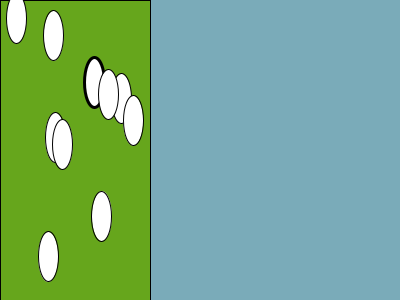
Frame 1 (no input)
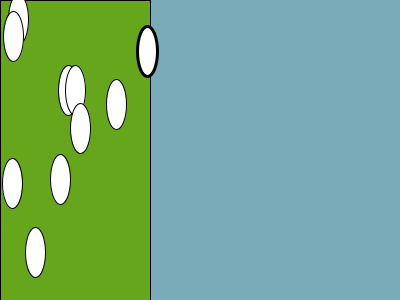
Frame 60 (the mouse pressed at the canvas centre just before this capture)
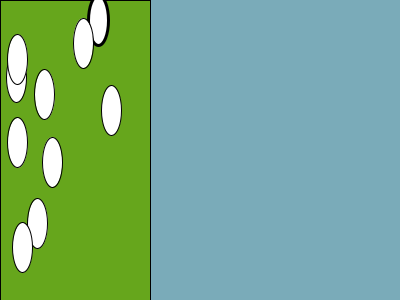
Frame 120 (the mouse held since frame 60 and released just before this capture)

The Processing sketch that drew these frames (run headless with seeded random() and noise(); from frame 60 on, the mouse is pressed at the canvas centre):

// Processing sketch: chickenOnRoad03
// ── chickenOnRoad03.pde
//小雞過馬路 chicken on road
int chinkID=0;
float []chinkX=new float[10];
float []chinkY=new float[10];
float []chinkVX=new float[10];
float []chinkVY=new float[10];
boolean [] run=new boolean[10];
void setup(){
  size(400,300);
  for(int i=0;i<10; i++){
    chinkX[i]=random(10,150-10);
    chinkY[i]=random(10,300-10);
    chinkVX[i]=random(-1,1);
    chinkVY[i]=random(-1,1);
  }
}
void draw(){
  background(122,171,185);
  fill(102,166,28);
  rect(0,0, 150,300);
  for(int i=0;i<10;i++){
    if(chinkID==i) strokeWeight(3);
    else strokeWeight(1);
    fill(255); ellipse(chinkX[i],chinkY[i],20,50);
    chinkX[i] += chinkVX[i];
    chinkY[i] += chinkVY[i];
    if(chinkY[i]<0) chinkVY[i] = abs(chinkVY[i]);
    if(chinkY[i]>300) chinkVY[i] = -abs(chinkVY[i]);
    if(chinkX[i]<0) chinkVX[i] = abs(chinkVX[i]);
    if(run[i]==false && chinkX[i]>150) chinkVX[i] = -abs(chinkVX[i]);
  }//不能跑出去的雞會反彈
}
void keyPressed(){
  int i=chinkID;
  if(keyCode==RIGHT) { chinkVX[i]=1; chinkVY[i]=0;}
  else if(keyCode==LEFT) { chinkVX[i]=-1; chinkVY[i]=0;}
  else if(keyCode==UP) {chinkVX[i]=0; chinkVY[i]=-1;}
  else if(keyCode==DOWN) {chinkVX[i]=0; chinkVY[i]=1;}
  run[i]=true;//可以跑出去了 :)
}
